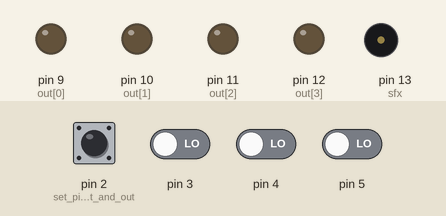
Recording of a sketch running on a simulated Arduino Uno, built with avr-gcc and run on an emulated ATmega328P. Shown: output pins drawn as LEDs (lit = HIGH), buzzer (waves = sounding). Dashed ring = blinking. The inputs (shaded band) are chosen by the test bench; at power-on: pin 2 (set_pins_to_input_and_out), pin 3–5 LOW. Random numbers use the default seed unless the sketch sets one.

Above: at 1.8 s.
1.9 s: pin 2 (set_pins_to_input_and_out) pulled HIGH for 0.15 s
At 3.11 s:
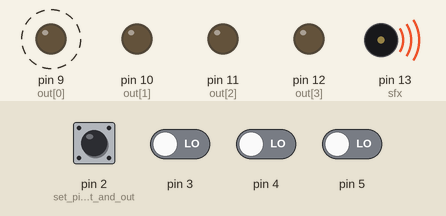
At 4.41 s:
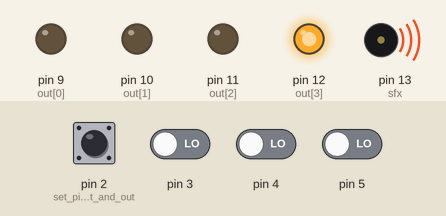
4.9 s: pin 2 (set_pins_to_input_and_out) pulled HIGH for 1 s
At 7.7 s:
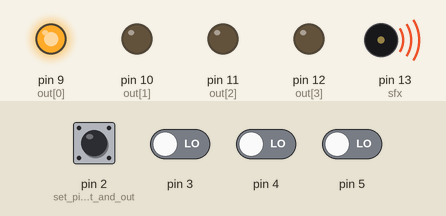
8.6 s: pin 3 driven HIGH
Timing chart, 0 to 11.9 s (numbered marks = the images above; inputs shaded):
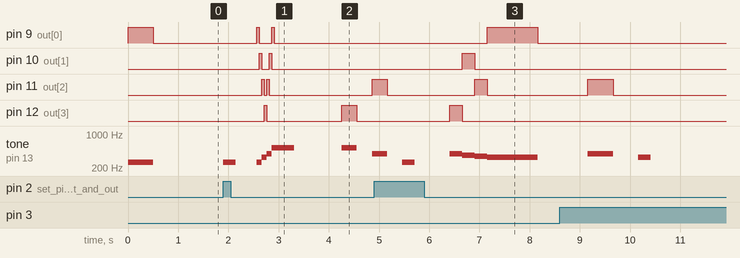

Measured:
- after the input at 1.9 s, pin 9 (out[0]): alternates HIGH for 0.05 s and LOW for 0.25 s, 4 changes in all, then stays LOW, starting after 0.66 s; pin 10 (out[1]): alternates HIGH for 0.05 s and LOW for 0.15 s, 4 changes in all, then stays LOW, starting after 0.71 s
- after the input at 4.9 s, pin 9 (out[0]): LOW → HIGH after 2.3 s, → LOW 1.0 s later; pin 10 (out[1]): LOW → HIGH after 1.8 s, → LOW 0.25 s later; pin 12 (out[3]): LOW → HIGH after 1.5 s, → LOW 0.25 s later

The sketch:

MemoryGame.ino
```cpp
//Memory Game for the Arduino
//By David Hao and Michael Kim
//TER4M1
//Mr. Jay

int button[4] = {}; //button[] are the input buttons (all set to 0)
int level = 1; //current level
int* notes = new int[level]; //the notes of the level
boolean win = true; //if the player pressed the correct button

int out[4] = {9,10,11,12}; //the 4 output pins
int note[4] = {261,329,392,523}; //the 4 notes used
int sfx = 13; //sound pin

void setup() {
  randomSeed(analogRead(0)); //randomize random()
  pinMode(2, INPUT); //set pins to input and output
  pinMode(3, INPUT);
  pinMode(4, INPUT);
  pinMode(5, INPUT);
  pinMode(9, OUTPUT);
  pinMode(10, OUTPUT);
  pinMode(11, OUTPUT);
  pinMode(12, OUTPUT);
}

void loop(){
  for(int i=0;i<level;i++){ //create the notes for the level, and output it
    notes[i] = random(0,4); //create note
    tone(sfx,note[notes[i]],400/level+100); //output sound of note
    digitalWrite(out[notes[i]],HIGH); //turn on led
    delay(400/level+100);
    digitalWrite(out[notes[i]],LOW); //turn off led
    delay(400/level+100);
  }
  for(int i=0;i<level&&win;i++){ //loop for all notes and player hasn't lost yet
    do{ //wait for input
      for(int j=0;j<4;j++){ //go through all the input pins
        button[j] = digitalRead(j+2); //check for input
        if(button[j] == HIGH) tone(sfx,note[j],250); //if there is an input, play the sound
      }
    } while(button[0] != HIGH && button[1] != HIGH && button[2] != HIGH && button[3] != HIGH); //keep on looping until a button is pressed

    win = (button[notes[i]] == HIGH); //if the required button is pressed, game continues

    do{
      for(int j=0;j<4;j++) button[j] = digitalRead(j+2); //check for input
    } while(button[0] == HIGH || button[1] == HIGH || button[2] == HIGH || button[3] == HIGH); //keep on looping until all buttons are released
    delay(10);
  }
  delay(500);
  if(win){ //level won
    level++; //increase level
    digitalWrite(9,HIGH); //play win theme and leds
    tone(sfx,note[0],150);
    delay(50);
    digitalWrite(9,LOW);
    digitalWrite(10,HIGH);
    delay(50);
    digitalWrite(10,LOW);
    digitalWrite(11,HIGH);
    tone(sfx,note[1],150);
    delay(50);
    digitalWrite(11,LOW);
    digitalWrite(12,HIGH);
    delay(50);
    tone(sfx,note[2],150);
    digitalWrite(12,LOW);
    digitalWrite(11,HIGH);
    delay(50);
    digitalWrite(11,LOW);
    digitalWrite(10,HIGH);
    delay(50);
    tone(sfx,note[3],450);
    digitalWrite(10,LOW);
    digitalWrite(9,HIGH);
    delay(50);
    digitalWrite(9,LOW);
    delay(1350);
  }
  else{ //level lost
    level = 1; //reset level to 1
    tone(sfx,392,250); //play lost theme and leds
    digitalWrite(12,HIGH);
    delay(250);
    digitalWrite(12,LOW);
    digitalWrite(10,HIGH);
    tone(sfx,370,250);
    delay(250);
    digitalWrite(10,LOW);
    digitalWrite(11,HIGH);
    tone(sfx,349,250);
    delay(250);
    digitalWrite(11,LOW);
    digitalWrite(9,HIGH);
    tone(sfx,329,1000);
    delay(1000);
    digitalWrite(9,LOW);
    delay(1000);
  }

  notes = new int[level]; //resize array of notes
  win = true; //reset win
}
```
